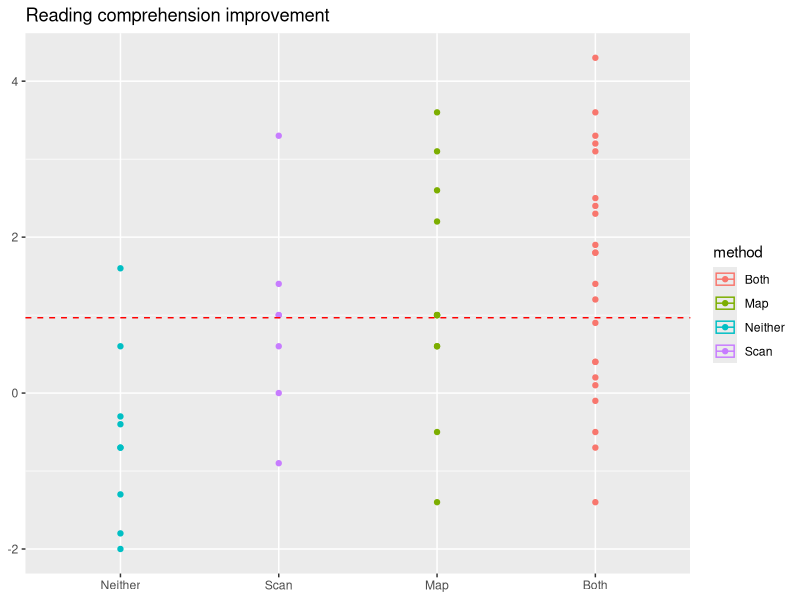
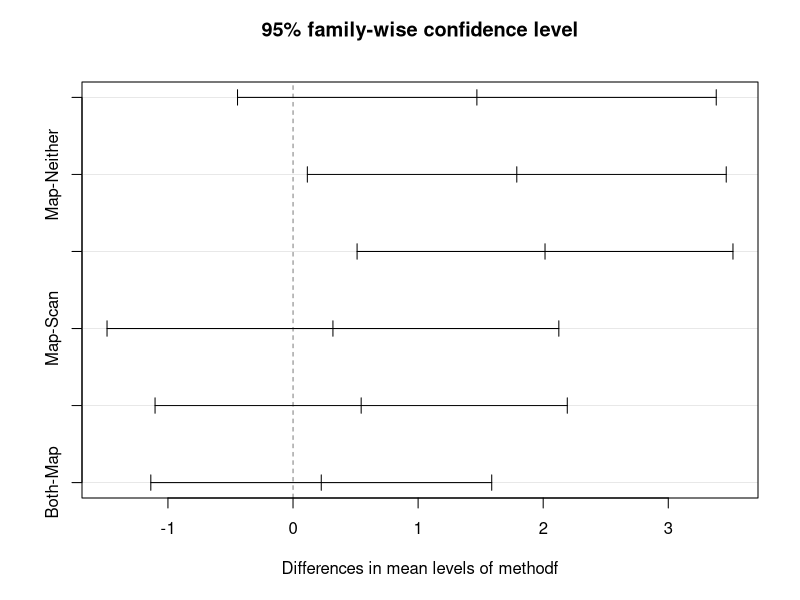

Generate these figures, in order, with R: (Note: this script raises an error after producing the figures.)
## ---- chunk 1
knitr::opts_chunk$set(echo = TRUE, warning = FALSE)
## ---- chunk 2
suppressMessages(library(readr)) # считывание данных из текстовых файлов
suppressMessages(library(tidyverse)) # манипулирование данными
suppressMessages(library(ggplot2)) # визуализация
suppressMessages(library(scales)) # Процентный формат для осей графиков
## ---- chunk 3
reading <- read_tsv('data/reading.txt')
## ---- chunk 4
glimpse(reading)
## ---- chunk 5
reading <- reading %>% 
  mutate(methodf = factor(method, 
                            levels = c('Neither', 'Scan', 'Map', 'Both')))
## ---- chunk 6

# На графике
ggplot(data = reading, aes(y = increase, x = methodf, colour = method)) +
  geom_point()  +
  labs(title = 'Reading comprehension improvement', x = NULL, y = NULL) +
  stat_summary(fun.data = 'mean_cl_normal', geom = 'crossbar') +
  geom_hline(aes(yintercept = mean(increase)), color = 'red', linetype = 'dashed')

# В табличном виде
reading %>% 
  group_by(methodf) %>% 
  summarise(mean_increase = round(mean(increase), 2))

## ---- chunk 7
reading_anova <- aov(increase ~ methodf, data = reading)
summary(reading_anova)
## ---- chunk 8
options(digits = 3)
TukeyHSD(reading_anova)
## ---- chunk 9
with(reading, 
     pairwise.t.test(increase, methodf, 
                     p.adjust.method = 'none')
     )
## ---- chunk 10
with(reading, 
     pairwise.t.test(increase, methodf, 
                     p.adjust.method = 'bonferroni')
     )
## ---- chunk 11
reading_mcomp <- TukeyHSD(reading_anova)
reading_mcomp
plot(reading_mcomp)
## ---- chunk 12
reading_mcomp_df <- broom::tidy(reading_mcomp)
reading_mcomp_df
## ---- chunk 13
ggplot(data = reading_mcomp_df, aes(x = comparison)) +
  geom_errorbar(aes(y = estimate, 
                    ymin = conf.low, 
                    ymax = conf.high,
                    color = adj.p.value > 0.05)) +
  geom_hline(yintercept = 0, color = 'red', linetype = 'dashed') +
  labs(x = NULL, y = NULL, 
       title = '95% доверительный интервал\nдля среднего улучшения результатов теста') +
  coord_flip()
